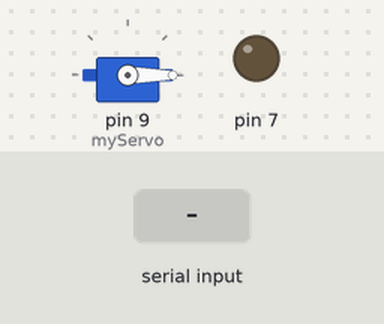
This sketch was run on a simulated Arduino Uno, built with avr-gcc and run on an emulated ATmega328P. Shown: servo, output pins drawn as LEDs (lit = HIGH). Inputs (shaded band) come from the test bench. What the sketch prints to the serial monitor is not drawn.

Above: at 1.2 s.
1.3 s: "a" received over the second serial link
At 2.1 s:
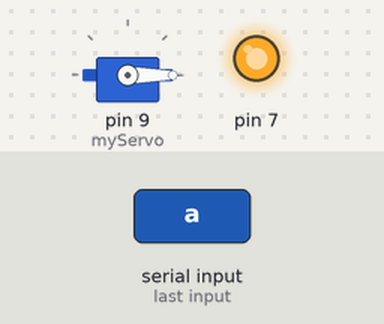
3.8 s: "b" received over the second serial link
At 4.5 s:
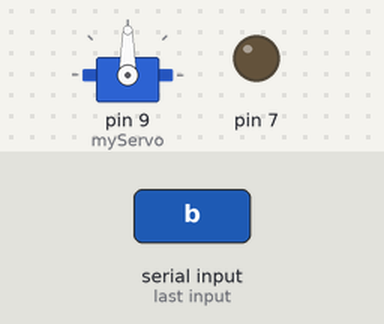
Timing chart, 0 to 6.8 s (numbered marks = the images above; inputs shaded):
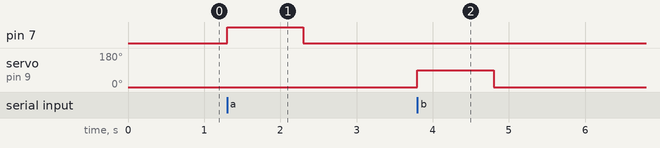

Measured:
- after the input at 1.3 s, pin 7: LOW → HIGH at once, → LOW 1.0 s later
- after the input at 3.8 s, servo on pin 9 (myServo): 0° → 90° at once, → 0° 1.0 s later

The sketch:

1120_Serial_RFID_User2.ino
```cpp
#include <SoftwareSerial.h>
#include <Servo.h>

char state; // 수신된 데이터 저장
SoftwareSerial mySerial(2, 3); // RX, TX (아두이노 A와 통신)
Servo myServo;

void setup() {
  Serial.begin(9600); // 디버그 출력용
  mySerial.begin(9600); // SoftwareSerial 초기화
  pinMode(7, OUTPUT); // LED 핀 설정
  myServo.attach(9);
  myServo.write(0);// 초기 위치
}

void loop() {
  if (mySerial.available() > 0) { // 데이터가 수신되었는지 확인
    state = mySerial.read(); // 수신된 데이터를 읽어서 state에 저장

    if (state == 'a') { // 수신 데이터가 'y'이면
      Serial. println("LED ON");
      digitalWrite(7, HIGH); // LED ON
      delay(1000); // 1초 대기
      digitalWrite(7, LOW); // LED OFF
    }
    else if (state == 'b'){
      Serial.println("서보 모터 작동");
      myServo.write(90);
      delay(1000);
      myServo.write(0);
    }
    else{
      Serial.println("GET OUT");
    }

    Serial.println(state); // 수신된 데이터 출력
  }
}
```
